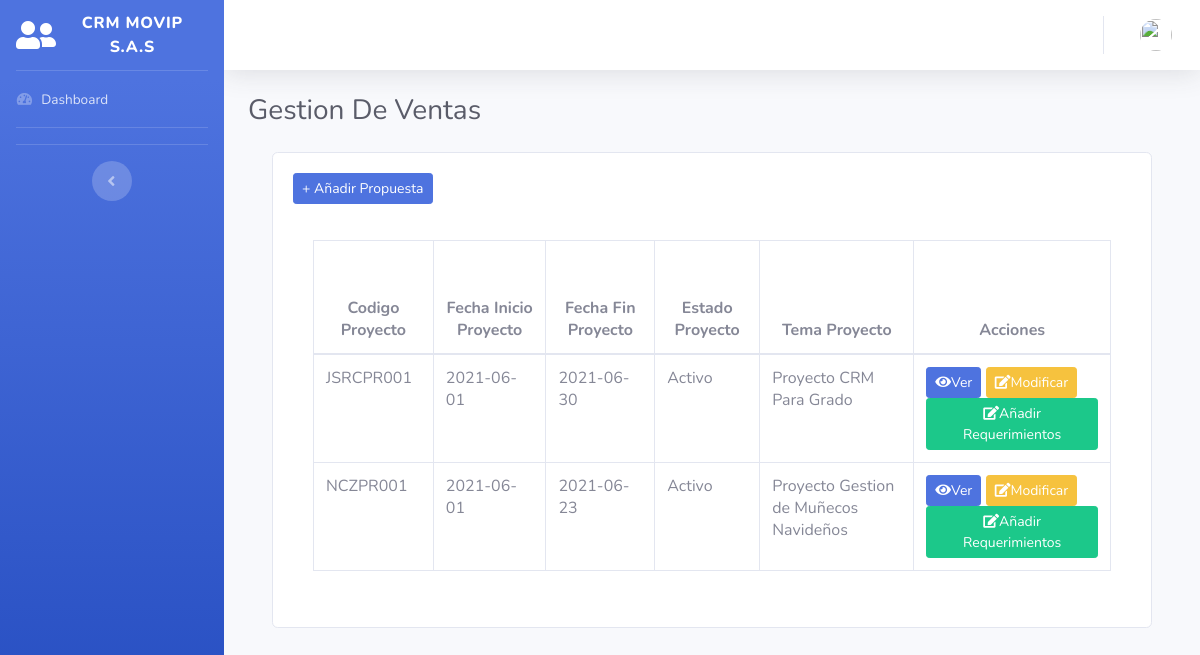
The page /gestionaventas on the database its author committed.
### tables this page shows
CREATE TABLE `proyectos` (
  `id_proyecto` int(11) NOT NULL,
  `codigo_proyecto` varchar(50) NOT NULL,
  `cliente_proyecto` varchar(50) NOT NULL,
  `fecha_ini_proyecto` date NOT NULL,
  `fecha_fin_proyecto` date DEFAULT NULL,
  `estado_proyecto` int(11) NOT NULL,
  `tema_proyecto` varchar(100) DEFAULT NULL,
  `descripcion_proyecto` text DEFAULT NULL
);

### gestionaventas.php (the view, shortened to what this page needs)
<?php
include("conlead.php");
?>
<!DOCTYPE html>
<html lang="en">
<head>
  <link href="vendor/fontawesome-free/css/all.min.css" rel="stylesheet" type="text/css">
  <link href="css/sb-admin-2.min.css" rel="stylesheet">
</head>
<body id="page-top">
  <div id="wrapper">
    <ul class="navbar-nav bg-gradient-primary sidebar sidebar-dark accordion" id="accordionSidebar">
      <a class="sidebar-brand d-flex align-items-center justify-content-center" href="principal">
        <div class="sidebar-brand-icon">
          <i class="fas fa-user-friends"></i>
        </div>
        <div class="sidebar-brand-text mx-3">CRM Movip S.A.S</div>
      </a>
      <hr class="sidebar-divider my-0">
      <li class="nav-item inactive">
        <a class="nav-link" href="principal">
          <i class="fas fa-fw fa-tachometer-alt"></i>
          <span>Dashboard</span></a>
      </li>
      <hr class="sidebar-divider">
      <hr class="sidebar-divider d-none d-md-block">
      <div class="text-center d-none d-md-inline">
        <button class="rounded-circle border-0" id="sidebarToggle"></button>
      </div>
    </ul>
    <div id="content-wrapper" class="d-flex flex-column">
      <div id="content">
        <nav class="navbar navbar-expand navbar-light bg-white topbar mb-4 static-top shadow">
          <ul class="navbar-nav ml-auto">
            <li class="nav-item dropdown no-arrow">
              <a class="nav-link dropdown-toggle" href="#" id="userDropdown" role="button" data-toggle="dropdown" aria-haspopup="true" aria-expanded="false">
                <img class="img-profile rounded-circle" src="https://source.unsplash.com/QAB-WJcbgJk/60x60">
              </a>
            </li>
          </ul>
        </nav>
        <div class="container-fluid">
          <div class="d-sm-flex align-items-center justify-content-between mb-4">
            <h1 class="h3 mb-0 text-gray-800">Gestion De Ventas</h1>
          </div>
          <fieldset>
            <div class="container p-8">
              <div class="group">
                <div class="card card-body">
                  <div class="form-group" id="responsive-form">
                    <?php
                    echo "<th>";
                    echo "<a href='propuestas'><button type='button' class='btn btn-outline-primary btn-sm active'>+ Añadir Propuesta</i></button></a>"; ?>
                  </div>
                  <div class="card-body">
                    <div class="table-responsive">
                      <table id="data_table" class="table table-bordered" cellspacing="0" width="100%">
                        <thead>
                          <tr>
                            <th>
                              <center>Codigo Proyecto </center>
                            </th>
                            <th>
                              <center>Fecha Inicio Proyecto </center>
                            </th>
                            <th>
                              <center>Fecha Fin Proyecto</center>
                            </th>
                            <th>
                              <center>Estado Proyecto</center>
                            </th>
                            <th>
                              <center>Tema Proyecto</center>
                            </th>
                            <th>
                              <center>Acciones</center>
                            </th>
                          </tr>
                        </thead>
                        <?php
                        $sql = "SELECT * FROM proyectos WHERE estado_proyecto = '2'";
                        $result = mysqli_query($conexion2, $sql);
                        while ($mostrar = mysqli_fetch_array($result)) {
                          echo "<tr>";
                          echo "<td>";
                          echo $mostrar['codigo_proyecto'];
                          echo "</td>";
                          echo "<td>";
                          echo $mostrar['fecha_ini_proyecto'];
                          echo "</td>";
                          echo "<td>";
                          echo $mostrar['fecha_fin_proyecto'];
                          echo "</td>";
                          echo "<td>";
                          if ($mostrar['estado_proyecto'] = '2') {
                            echo 'Activo';
                          }
                          echo "</td>";
                          echo "<td>";
                          echo $mostrar['tema_proyecto'];
                          echo "</td>";
                          echo "<colspan='24'><div class='btn-group'><th>
                              <a href='verproyecto?id=$mostrar[id_proyecto] & $mostrar[tema_proyecto] & $mostrar[codigo_proyecto]'><button type='button' class='btn btn-outline-primary btn-sm active'><i class='fa fa-eye'></i>Ver</button></a>
                              <a href='modificarproyecto?id=$mostrar[id_proyecto]'><button type='button' class='btn btn-outline-warning btn-sm active'><i class='fa fa-edit'></i>Modificar</button></a>
                              <a href='añadirrequerimientos?id=$mostrar[id_proyecto]'><button type='button' class='btn btn-outline-success btn-sm active'><i class='fa fa-edit'></i>Añadir Requerimientos</button></a>";
                        }
                        ?>
                      </table>
                    </div>
                  </div>
                </div>
              </div>
            </div>
        </div>
</body>
</html>

### rows shown on the page
proyectos: codigo_proyecto "JSRCPR001", fecha_ini_proyecto "2021-06-01", fecha_fin_proyecto "2021-06-30", tema_proyecto "Proyecto CRM Para Grado"
proyectos: codigo_proyecto "NCZPR001", fecha_ini_proyecto "2021-06-01", fecha_fin_proyecto "2021-06-23", tema_proyecto "Proyecto Gestion de Muñecos Navideños"
